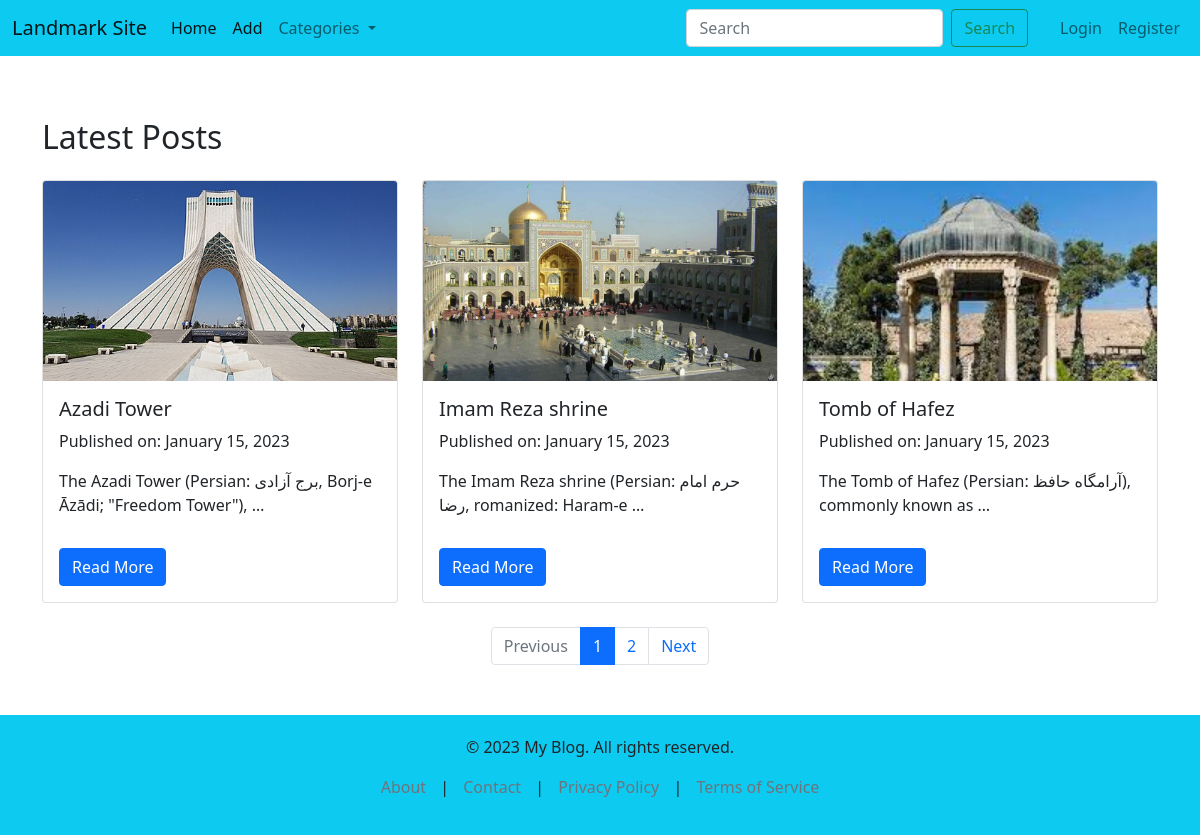
Page /landmarks/home/ on the committed database.
### landmarks/models.py (models this page shows, shortened)
class Landmark(models.Model):
    name = models.CharField(max_length=255)
    description = models.TextField()
    created = models.DateTimeField(auto_now=True)
    images = models.ImageField(upload_to='landmarkdata', null=True)
    tag = models.ManyToManyField(Tag)

### landmarks/views.py (the view)
# urls.py: 2. Add a URL to urlpatterns:  path('', views.home, name='home')
def home(request):
    page_number = request.GET.get('page', 1)
    landmarks = Landmark.objects.all().order_by('id')
    paginator = Paginator(landmarks, 3)
    page_obj = paginator.get_page(page_number)
    return TemplateResponse(request, 'landmarks/home.html', {'landmarks': page_obj, 'paginator': paginator})

### landmarks/context_processor.py (called while the page is built)
def categories(request):
    tags = Tag.objects.all()
    return{'tags': tags}

### landmarks/models.py (called while the page is built)
    def __str__(self):
        return self.title

### landmarks/templates/landmarks/home.html (shortened to what this page needs)
{% extends 'base.html' %}
{% load static %}
{% block css %}
<link rel="stylesheet" href="{% static 'landmarks/index.css' %}">
{% endblock css %}
{% block content %}
<div class="container mt-5">
    <h2 class="mb-4">Latest Posts</h2>
    <div class="row row-cols-1 row-cols-md-3 g-4">
      {% for landmark in landmarks %}
        {% include 'landmarks/card.html' %}
      {% endfor %}
    </div>
    <nav aria-label="Page navigation example" class="mt-4">
      <ul class="pagination justify-content-center">
        {% if landmarks.has_previous %}
          <li class="page-item">
            <a class="page-link" href="?page={{ landmarks.previous_page_number }}" tabindex="-1" aria-disabled="true">Previous</a>
          </li>
        {% else %}
          <li class="page-item disabled">
            <a class="page-link" href="#" tabindex="-1" aria-disabled="true">Previous</a>
          </li>
        {% endif %}
        {% for page in paginator.page_range %}
          {% if page == landmarks.number %}
            <li class="page-item active"><a class="page-link" href="#">{{ page }}</a></li>
          {% else %}
            <li class="page-item"><a class="page-link" href="?page={{ page }}">{{ page }}</a></li>
          {% endif %}
        {% endfor %}
        {% if landmarks.has_next %}
        <li class="page-item">
          <a class="page-link" href="?page={{ landmarks.next_page_number }}">Next</a>
        </li>
        {% else %}
        <li class="page-item disabled">
          <a class="page-link" href="#">Next</a>
        </li>
        {% endif %}
      </ul>
    </nav>
  </div>
{% endblock content %}

### landmarks/templates/landmarks/card.html
<div class="col">
    <div class="card h-100">
        <img src="{{landmark.images.url}}" class="card-img-top" alt="Post Image">
        <div class="card-body">
        <h5 class="card-title">{{ landmark.name }}</h5>
        <p class="card-text">Published on: January 15, 2023</p>
        <p class="card-text">{{ landmark.description|truncatewords:10 }}</p>
        <a href="{% url 'single_place' landmark.id %}" class="btn btn-primary read-more-btn">Read More</a>
        </div>
    </div>
</div>

### static/style.css (style rules this page uses)
body { padding-top: 70px; }

### landmarks/static/posts/index.css (style rules this page uses)
.card img { height: 200px; object-fit: cover; }
.read-more-btn { display: inline-block; margin-top: 15px; }

### rows in the picture
Landmark: images (picture), name "Azadi Tower", description "The Azadi Tower (Persian: برج آزادی, Borj-e Āzādi; \"Freedom Tower\"), …"
Landmark: images (picture), name "Imam Reza shrine", description "The Imam Reza shrine (Persian: حرم امام رضا, romanized: Haram-e …"
Landmark: images (picture), name "Tomb of Hafez", description "The Tomb of Hafez (Persian: آرامگاه حافظ), commonly known as …"

### other values in the picture
{{ page }} "1"
{{ page }} "2"
